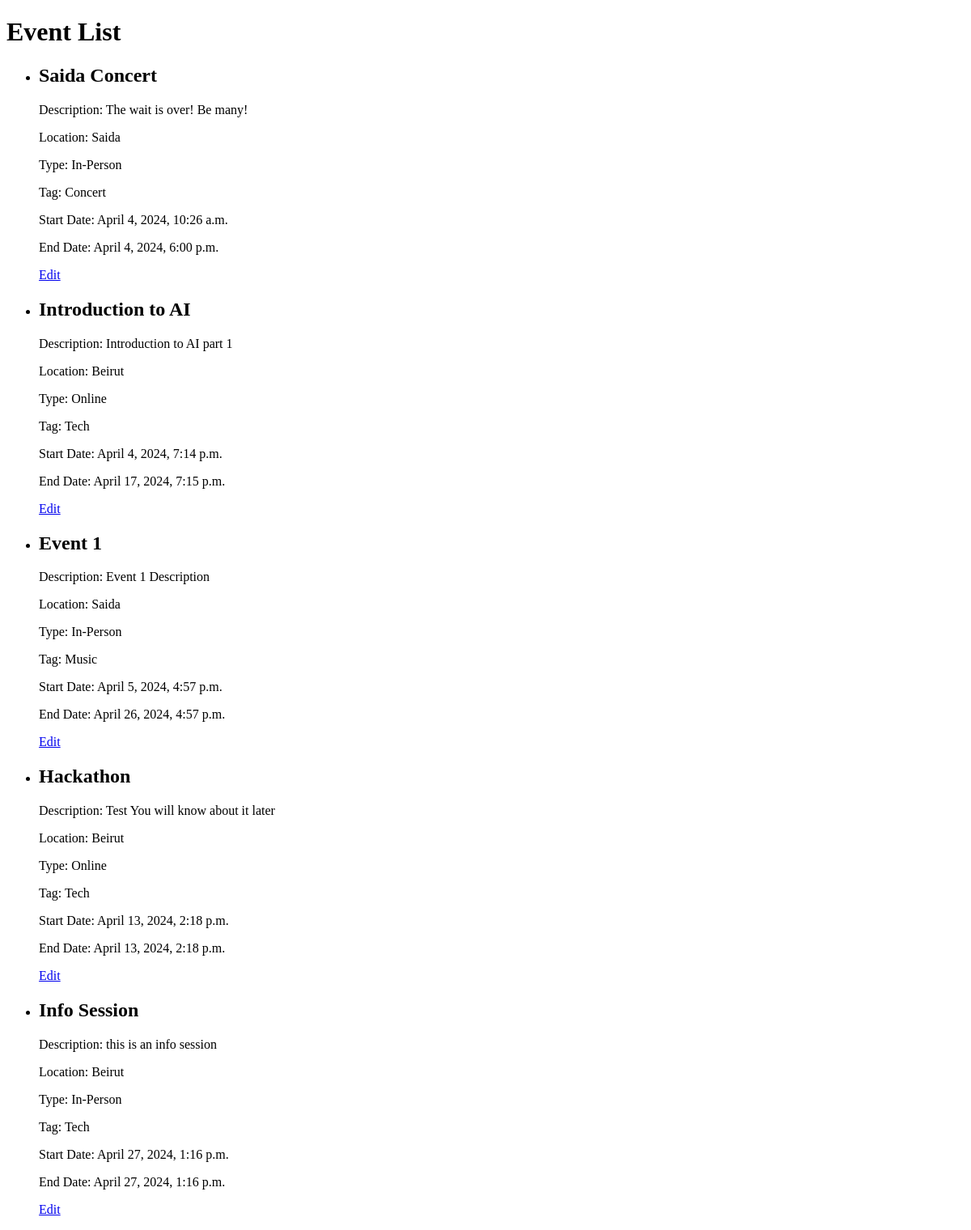
Page /events (signed in) on the earlier database version.
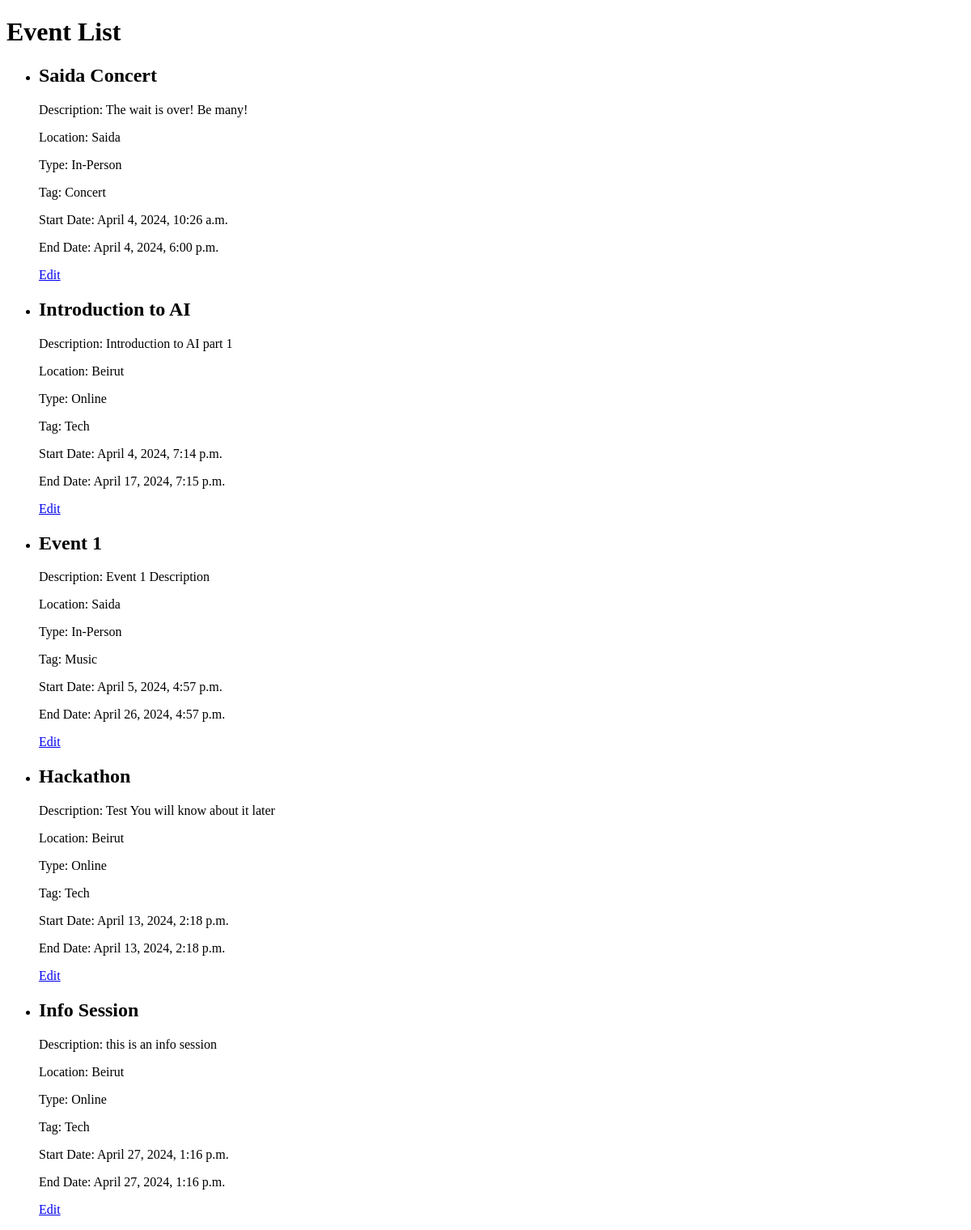
Same page on the later database version.
### event_management/models.py (models this page shows, shortened)
class Event(models.Model):
    id = models.AutoField(primary_key=True)
    title = models.CharField(max_length=100)
    description = models.CharField(max_length=100)
    location = models.ForeignKey(Location, on_delete=models.DO_NOTHING, null=True)
    type = models.ForeignKey(EventType, on_delete=models.DO_NOTHING, null=True)
    tag = models.ForeignKey(EventTag, on_delete=models.DO_NOTHING)
    link = models.URLField()
    start_date = models.DateTimeField()
    end_date = models.DateTimeField()
    likes_count = models.IntegerField(default=0)
    reports_count = models.IntegerField(default=0)
    created_by_id = models.ForeignKey(UserProfile, on_delete=models.DO_NOTHING, related_name='events_created')
    modified_by_id = models.ForeignKey(UserProfile, on_delete=models.DO_NOTHING, related_name='events_modified')
    created_on = models.DateTimeField()
    modified_on = models.DateTimeField()

class EventType(models.Model):
    id = models.AutoField(primary_key=True)
    name = models.CharField(max_length=100)

class Location(models.Model):
    id = models.AutoField(primary_key=True)
    description = models.CharField(max_length=100)

class EventTag(models.Model):
    id = models.AutoField(primary_key=True)
    description = models.CharField(max_length=100)

### event_management/views.py (the view)
# urls.py: path('events', views.event_list, name="event_list"),
@login_required(login_url="my_login")
def event_list(request):
    events = Event.objects.order_by('start_date')
    return render(request, 'events.html', {'events': events})

### event_management/templates/events.html (shortened to what this page needs)
<!DOCTYPE html>
<html lang="en">
<head>
</head>
<body>
    <h1>Event List</h1>
    <ul>
        {% for event in events %}
        <li>
            <h2>{{ event.title }}</h2>
            <p>Description: {{ event.description }}</p>
            <p>Location: {{ event.location.description }}</p>
            <p>Type: {{ event.type.name }}</p>
            <p>Tag: {{ event.tag.description }}</p>
            <p>Start Date: {{ event.start_date|date:"F j, Y, g:i a" }}</p>
            <p>End Date: {{ event.end_date|date:"F j, Y, g:i a" }}</p>
            <a href="{% url 'event_edit' event.id %}">Edit</a>
        </li>
        {% empty %}
        <li>No events available.</li>
        {% endfor %}
    </ul>
</body>
</html>

Differences in the rows shown:
changed Event "Info Session": type.name "In-Person" → "Online"
